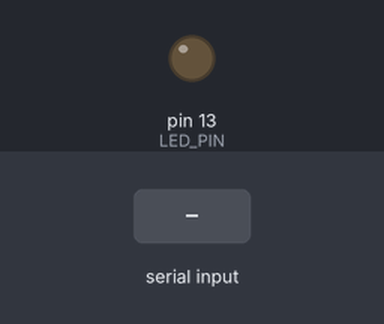
Recording of a sketch running on a simulated Arduino Uno, built with avr-gcc and run on an emulated ATmega328P. Shown: output pins drawn as LEDs (lit = HIGH). The inputs (shaded band) are chosen by the test bench.

Above: at 1.2 s.
1.3 s: "90,45\n" received over Serial
At 1.9 s:
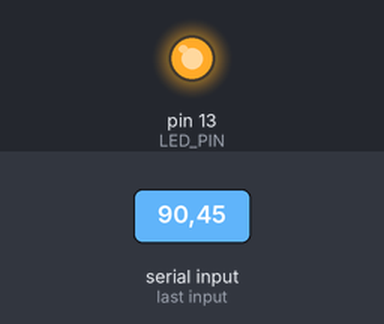
3.0 s: "0\n" received over Serial
At 4.2 s:
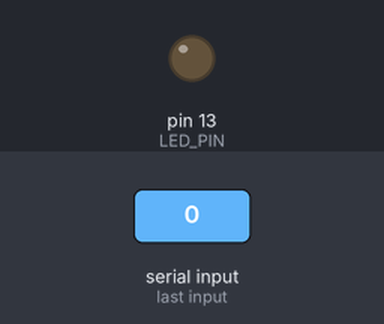
4.5 s: "30,150\n" received over Serial
At 5.5 s:
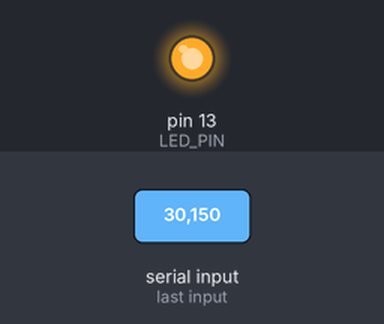
Timing chart, 0 to 7.5 s (numbered marks = the images above; inputs shaded):
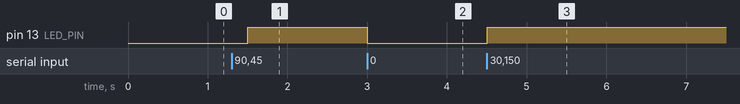

The sketch:

simple_serial_receiver.ino
```cpp
#define LED_PIN 13

void setup() {
  pinMode(LED_PIN, OUTPUT);
  digitalWrite(LED_PIN, LOW);

  Serial.begin(115200);
  Serial.setTimeout(1);
}

void loop() {
  if (Serial.available())
  {
    int x = Serial.readString().toInt();
    if(x == 0)
    {
      // turn off the led
      digitalWrite(LED_PIN, LOW);
    }
    else
    {
      // turn on the led
      digitalWrite(LED_PIN, HIGH);
    }
  }
  delay(500);
}
```

Measured:
- after the input at 1.3 s, pin 13 (LED_PIN): LOW → HIGH after 0.20 s
- after the input at 3.0 s, pin 13 (LED_PIN): HIGH → LOW at once
- after the input at 4.5 s, pin 13 (LED_PIN): LOW → HIGH at once
